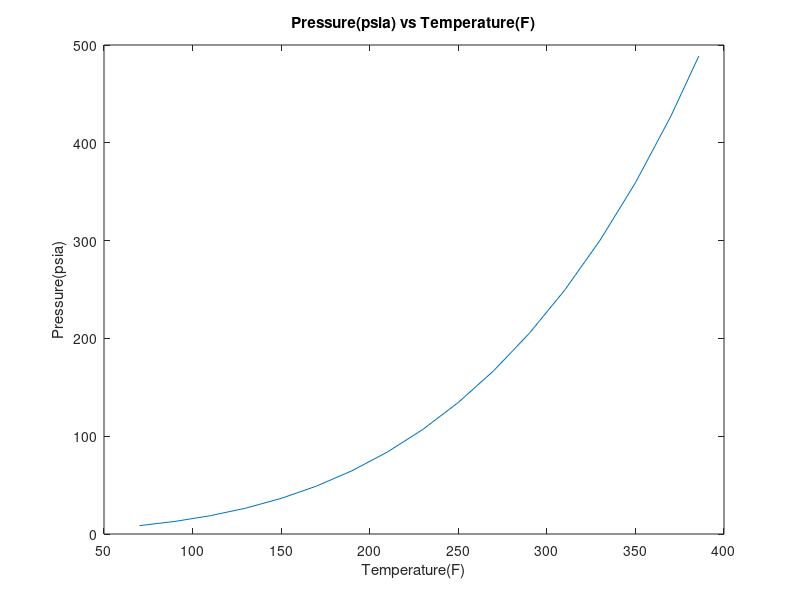
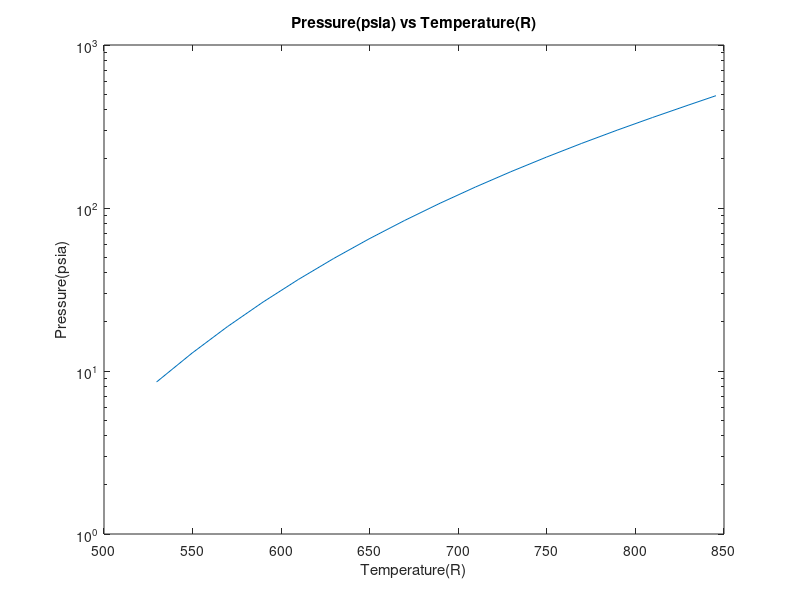
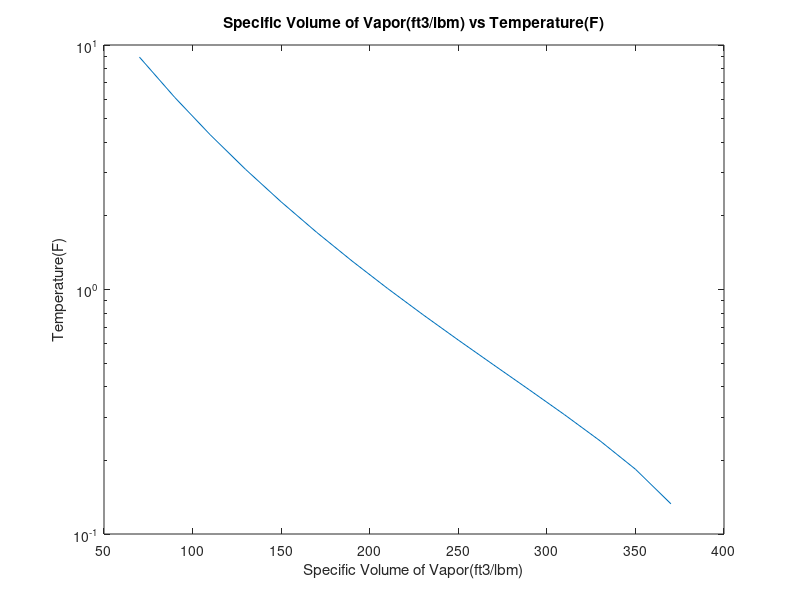
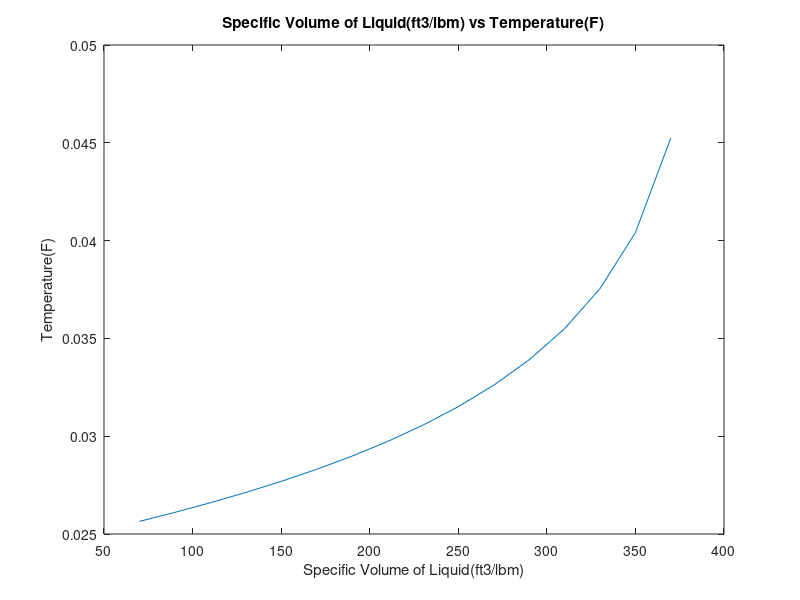

Here is the MATLAB script that generated these plots, in order:
% Question 1

% Part A
figure

temp = 70:20:370;
p = [8.5611, 12.866, 18.711, 26.437, 36.407, 49.017, 64.680, 83.832, 106.94, 134.48, 166.98, 205.00, 249.19, 300.27, 359.17, 427.16, 488.78];
temp_F = [temp 385.8];

plot(temp_F, p);
title('Pressure(psia) vs Temperature(F)');
xlabel('Temperature(F)');
ylabel('Pressure(psia)');


figure

temp_R = temp_F + 459.67;

semilogy(temp_R, p);
title('Pressure(psia) vs Temperature(R)');
xlabel('Temperature(R)');
ylabel('Pressure(psia)');


% Part B
figure

sVol_Vapor = [8.9239, 6.0982, 4.2909, 3.0963, 2.2831, 1.7148, 1.3082, 1.0110, 0.78949, 0.62129, 0.49135, 0.38922, 0.30746, 0.24057, 0.18408, 0.13294];

semilogy(temp, sVol_Vapor);
title('Specific Volume of Vapor(ft3/lbm) vs Temperature(F)');
xlabel('Specific Volume of Vapor(ft3/lbm)');
ylabel('Temperature(F)');


figure

sVol_Liquid = [0.025646, 0.026106, 0.026597, 0.027123, 0.027690, 0.028306, 0.028981, 0.029727, 0.030562, 0.031510, 0.032606, 0.033905, 0.035496, 0.037544, 0.040408, 0.045252];

plot(temp, sVol_Liquid);
title('Specific Volume of Liquid(ft3/lbm) vs Temperature(F)');
xlabel('Specific Volume of Liquid(ft3/lbm)');
ylabel('Temperature(F)');


% Part C
figure

sEnthalpy_Vap = [0.41106, 0.42033, 0.42998, 0.43997, 0.45023, 0.46073, 0.47144, 0.48233, 0.49340, 0.50467, 0.51618, 0.52803, 0.54042, 0.55377, 0.56906, 0.58953];
rankine = temp + 459.67;
sEnthalpy_Vap = sEnthalpy_Vap .* rankine;

plot(temp, sEnthalpy_Vap);
title('Specific Enthalpy of Vaporization(ft3/lbm) vs Temperature(F)');
xlabel('Specific Volume of Liquid(ft3/lbm)');
ylabel('Temperature(F)');